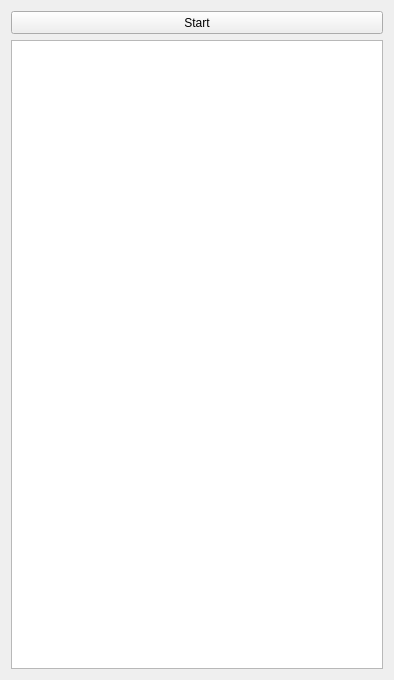
<?xml version="1.0" encoding="UTF-8"?>
<ui version="4.0">
 <class>Widget</class>
 <widget class="QWidget" name="Widget">
  <property name="geometry">
   <rect>
    <x>0</x>
    <y>0</y>
    <width>390</width>
    <height>680</height>
   </rect>
  </property>
  <property name="windowTitle">
   <string>FlappyInScape</string>
  </property>
  <layout class="QVBoxLayout" name="verticalLayout">
   <item>
    <widget class="QPushButton" name="startGameButton">
     <property name="minimumSize">
      <size>
       <width>372</width>
       <height>23</height>
      </size>
     </property>
     <property name="focusPolicy">
      <enum>Qt::NoFocus</enum>
     </property>
     <property name="text">
      <string>Start</string>
     </property>
    </widget>
   </item>
   <item>
    <widget class="QGraphicsView" name="graphicsView"/>
   </item>
  </layout>
 </widget>
 <resources/>
 <connections/>
</ui>
